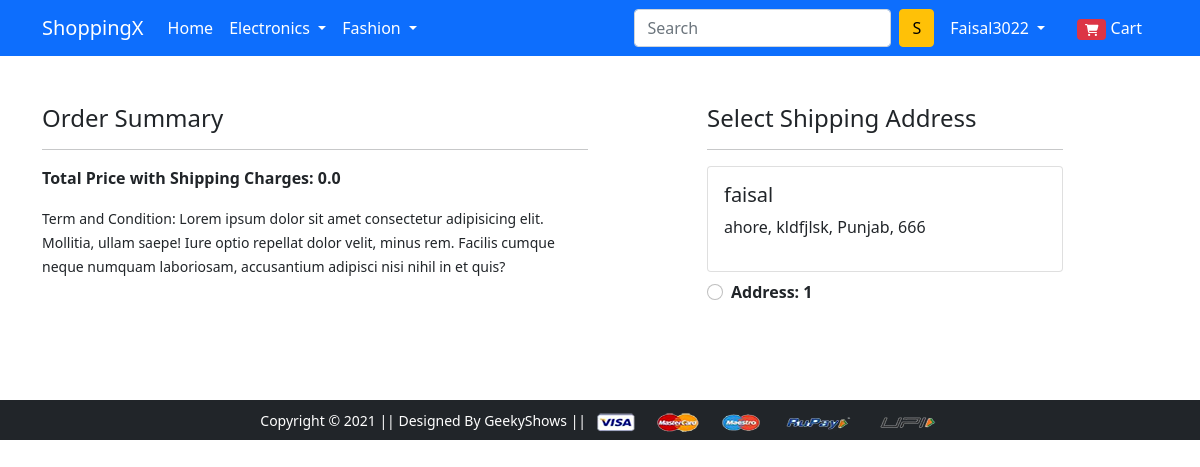
/checkout/ (signed in), run on the app's committed database.
### app/models.py (models this page shows, shortened)
class Customer(models.Model):
    user = models.ForeignKey(User, on_delete=models.CASCADE)
    name = models.CharField(max_length=80)
    locality = models.CharField(max_length=80)
    city = models.CharField(max_length=50)
    zipcode = models.IntegerField()
    state = models.CharField(choices=STATE_CHOICES, max_length=50)

### app/views.py (the view)
# urls.py: path('checkout/', views.checkout, name='checkout'),
@login_required
def checkout(request):
    user = request.user
    add = Customer.objects.filter(user=user)
    cart_items = Cart.objects.filter(user=user)
    amount = 0.0
    shipping_amount = 0.0
    total_amount = 0.0
    cart_product = [p for p in Cart.objects.all() if p.user == user]
    if cart_product:
        for p in cart_product:
            tempamount = (p.quantity * p.product.discounted_price)
            amount += tempamount
            shipping_amount = 70.0
        total_amount = amount + shipping_amount
    return render(request, 'app/checkout.html', {'add': add, 'total_amount': total_amount, 'cart_items': cart_items})

### app/templates/app/checkout.html (shortened to what this page needs)
{% extends 'app/base.html' %}
{% load static %}
{% block main-content %}
<div class="container">
  <div class="row mt-5">
    <div class="col-sm-6">
      <h4>Order Summary</h4>
      <hr>
      <p class="fw-bold">Total Price with Shipping Charges: {{total_amount}}</p>
      <small>Term and Condition: Lorem ipsum dolor sit amet consectetur adipisicing elit. Mollitia, ullam saepe! Iure
        optio repellat dolor velit, minus rem. Facilis cumque neque numquam laboriosam, accusantium adipisci nisi nihil
        in et quis?</small>
    </div>
    <div class="col-sm-4 offset-sm-1">
      <h4>Select Shipping Address</h4>
      <hr>
      <form action="/paymentdone" id="myform">
        {% for ad in add %}
        <div class="card">
          <div class="card-body">
            <h5>{{ad.name}}</h5>
            <p>{{ad.locality}}, {{ad.city}}, {{ad.state}}, {{ad.zipcode}}</p>
          </div>
        </div>
        <div class="form-check mt-2 mb-5">
          <input class="form-check-input" type="radio" name="custid" id="custadd{{forloop.counter}}" value={{ad.id}}>
          <label class="form-check-label fw-bold" for="custadd{{forloop.counter}}">
            Address: {{forloop.counter}} </label>
        </div>
        {% endfor %}
      </form>
    </div>
  </div>
</div>
{% endblock main-content %}

### app/templates/app/base.html (shortened to what this page needs)
<!doctype html>
{% load static %}
<html lang="en">
  <head>
    <link href="https://cdn.jsdelivr.net/npm/bootstrap@5.0.0-beta1/dist/css/bootstrap.min.css" rel="stylesheet">
    <link rel="stylesheet" href="{% static 'app/css/owl.carousel.min.css' %}">
    <link rel="stylesheet" href="{% static 'app/css/all.min.css' %}">
    <link rel="stylesheet" href="{% static 'app/css/style.css' %}">
  </head>
  <body>
    <nav class="navbar navbar-expand-lg navbar-dark bg-primary">
     <div class="container">
       <a class="navbar-brand" href="/">ShoppingX</a>
       <div class="collapse navbar-collapse" id="navbarSupportedContent">
         <ul class="navbar-nav me-auto mb-2 mb-lg-0">
           <li class="nav-item">
             <a class="nav-link active" aria-current="page" href="/">Home</a>
           </li>
           <li class="nav-item dropdown">
             <a class="nav-link dropdown-toggle text-white" href="#" id="electronicsDropdown" role="button" data-bs-toggle="dropdown" aria-expanded="false">
               Electronics
             </a>
           </li>
           <li class="nav-item dropdown">
             <a class="nav-link dropdown-toggle text-white" href="#" id="fashionDropdown" role="button" data-bs-toggle="dropdown" aria-expanded="false">
               Fashion
             </a>
           </li>
         </ul>
         <form class="d-flex">
           <input class="form-control me-2" type="search" placeholder="Search" aria-label="Search">
           <button class="btn btn-warning" type="submit">S</button>
         </form>
         <div>
          <ul class="navbar-nav me-auto mb-2 mb-lg-0">
            {% if request.user.is_authenticated %}
           <li class="nav-item dropdown mx-2">
              <a class="nav-link dropdown-toggle text-white" href="#" id="profileDropdown" role="button" data-bs-toggle="dropdown" aria-expanded="false">
                {{request.user.username | capfirst}}
              </a>
            </li>
            <li class="nav-item mx-2">
             <a href="{% url 'showcart' %}" class="nav-link text-white"><span class="badge bg-danger"><i class="fas fa-shopping-cart"></i></span> Cart </a>
            </li>
            {% endif %}
          </ul>
         </div>
       </div>
     </div>
    </nav>
    {% block main-content %} {% endblock main-content %}
    <footer class="container-fluid bg-dark text-center p-2 mt-5">
        <small class="text-white">Copyright &copy; 2021 || Designed By GeekyShows || </small>
        <img src="{% static 'app/images/payment.png' %}" alt="" srcset="" class="img-fluid" height="2px">
    </footer>
  </body>
</html>

### data on the page
Customer: name "faisal", locality "ahore", city "kldfjlsk", state "Punjab", zipcode "666"

### other printed values
{{ request.user.username | capfirst }} "Faisal3022"
{{ total_amount }} "0.0"
